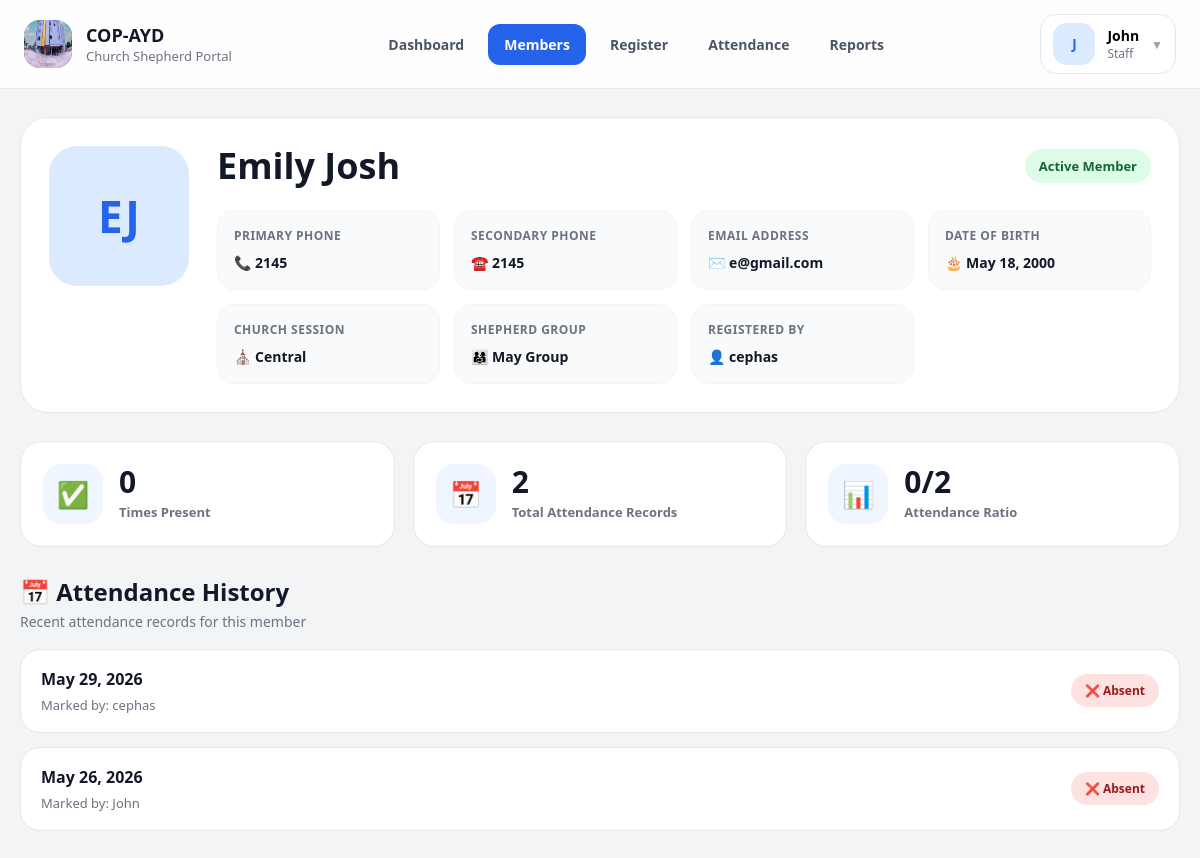
The app's page /member/3/ (signed in) with its own data.
### members/models.py (models this page shows, shortened)
class Member(models.Model):
    first_name = models.CharField(max_length=100)
    last_name = models.CharField(max_length=100)
    date_of_birth = models.DateField()
    primary_phone = models.CharField(max_length=20)
    secondary_phone = models.CharField(
        max_length=20,
        blank=True,
        null=True
    )
    email = models.EmailField(blank=True, null=True)
    image = models.ImageField(
        upload_to='profiles/',
        blank=True,
        null=True
    )
    session = models.ForeignKey(
        Session,
        on_delete=models.SET_NULL,
        null=True,
        related_name='members'
    )
    shepherd_group = models.ForeignKey(
        ShepherdGroup,
        on_delete=models.SET_NULL,
        null=True,
        related_name='members'
    )
    registered_by = models.ForeignKey(
        User,
        on_delete=models.SET_NULL,
        null=True,
        related_name='registered_members'
    )
    updated_by = models.ForeignKey(
        User,
        on_delete=models.SET_NULL,
        null=True,
        blank=True,
        related_name='updated_members'
    )
    created_at = models.DateTimeField(auto_now_add=True)
    updated_at = models.DateTimeField(auto_now=True)
    is_active = models.BooleanField(default=True)

class Session(models.Model):
    SESSION_CHOICES = [
        ('central', 'Central'),
        ('english', 'English'),
    ]
    name = models.CharField(
        max_length=20,
        choices=SESSION_CHOICES,
        unique=True
    )

class ShepherdGroup(models.Model):
    MONTH_CHOICES = [
        (1, 'January'),
        (2, 'February'),
        (3, 'March'),
        (4, 'April'),
        (5, 'May'),
        (6, 'June'),
        (7, 'July'),
        (8, 'August'),
        (9, 'September'),
        (10, 'October'),
        (11, 'November'),
        (12, 'December'),
    ]
    name = models.CharField(max_length=100)
    birth_month = models.IntegerField(choices=MONTH_CHOICES)
    session = models.ForeignKey(
        Session,
        on_delete=models.CASCADE,
        related_name='groups'
    )

class Attendance(models.Model):
    member = models.ForeignKey(
        Member,
        on_delete=models.CASCADE,
        related_name='attendance_records'
    )
    date = models.DateField(auto_now_add=True)
    present = models.BooleanField(default=True)
    marked_by = models.ForeignKey(
        User,
        on_delete=models.SET_NULL,
        null=True,
        related_name='marked_attendance'
    )
    marked_at = models.DateTimeField(auto_now_add=True)
    class Meta:
        unique_together = ('member', 'date')

### members/views.py (the view)
# urls.py: path('member/<int:member_id>/', member_detail, name='member_detail'),
@login_required
def member_detail(request, member_id):
    members = get_accessible_members(request.user)
    member = get_object_or_404(
        members,
        id=member_id
    )
    attendance = Attendance.objects.filter(
        member=member
    ).order_by('-date')
    total_present = attendance.filter(
        present=True
    ).count()
    total_records = attendance.count()
    context = {
        'member': member,
        'attendance': attendance,
        'total_present': total_present,
        'total_records': total_records
    }
    html = render_to_string(
        'members/partials/member_detail_content.html',
        context,
        request=request
    )
    if request.headers.get('X-Requested-With') == 'XMLHttpRequest':
        return HttpResponse(html)
    return render(
        request,
        'members/member_detail.html',
        context
    )

### members/templates/members/partials/member_detail_content.html (shortened to what this page needs)
{% load custom_tags %}
<div class="member-detail-page">
    <div class="member-hero-card">
        <div class="member-hero-main">
            <div class="member-hero-avatar-wrapper">
                {% if member.image %}
                    <img src="{{ member.image.url }}"
                         class="member-hero-avatar"
                         alt="{{ member.first_name }}">
                {% else %}
                    <div class="member-hero-avatar member-hero-avatar-placeholder">
                        {{ member.first_name|first }}{{ member.last_name|first }}
                    </div>
                {% endif %}
            </div>
            <div class="member-hero-info">
                <div class="member-hero-top">
                    <h1 class="member-hero-name">
                        {{ member.first_name }} {{ member.last_name }}
                    </h1>
                    <span class="member-active-badge">
                        Active Member
                    </span>
                </div>
                <div class="member-hero-meta-grid">
                    {% if member.primary_phone %}
                    <div class="member-hero-meta-card">
                        <div class="member-hero-meta-label">
                            Primary Phone
                        </div>
                        <div class="member-hero-meta-value">
                            📞 {{ member.primary_phone }}
                        </div>
                    </div>
                    {% endif %}
                    {% if member.secondary_phone %}
                    <div class="member-hero-meta-card">
                        <div class="member-hero-meta-label">
                            Secondary Phone
                        </div>
                        <div class="member-hero-meta-value">
                            ☎️ {{ member.secondary_phone }}
                        </div>
                    </div>
                    {% endif %}
                    {% if member.email %}
                    <div class="member-hero-meta-card">
                        <div class="member-hero-meta-label">
                            Email Address
                        </div>
                        <div class="member-hero-meta-value">
                            ✉️ {{ member.email }}
                        </div>
                    </div>
                    {% endif %}
                    {% if member.date_of_birth %}
                    <div class="member-hero-meta-card">
                        <div class="member-hero-meta-label">
                            Date of Birth
                        </div>
                        <div class="member-hero-meta-value">
                            🎂 {{ member.date_of_birth }}
                        </div>
                    </div>
                    {% endif %}
                    {% if member.session %}
                    <div class="member-hero-meta-card">
                        <div class="member-hero-meta-label">
                            Church Session
                        </div>
                        <div class="member-hero-meta-value">
                            ⛪ {{ member.session.name | capfirst  }}
                        </div>
                    </div>
                    {% endif %}
                    {% if member.shepherd_group %}
                    <div class="member-hero-meta-card">
                        <div class="member-hero-meta-label">
                            Shepherd Group
                        </div>
                        <div class="member-hero-meta-value">
                            👨‍👩‍👧 {{ member.shepherd_group.name }}
                        </div>
                    </div>
                    {% endif %}
                    {% if member.registered_by %}
                    <div class="member-hero-meta-card">
                        <div class="member-hero-meta-label">
                            Registered By
                        </div>
                        <div class="member-hero-meta-value">
                            👤 {{ member.registered_by.username }}
                        </div>
                    </div>
                    {% endif %}
                </div>
            </div>
        </div>
    </div>
    <div class="member-stats-grid">
        <div class="member-stat-card">
            <div class="member-stat-icon">
                ✅
            </div>
            <div class="member-stat-content">
                <div class="member-stat-number">
                    {{ total_present }}
                </div>
                <div class="member-stat-label">
                    Times Present
                </div>
            </div>
        </div>
        <div class="member-stat-card">
            <div class="member-stat-icon">
                📅
            </div>
            <div class="member-stat-content">
                <div class="member-stat-number">
                    {{ total_records }}
                </div>
                <div class="member-stat-label">
                    Total Attendance Records
                </div>
            </div>
        </div>
        <div class="member-stat-card">
            <div class="member-stat-icon">
                📊
            </div>
            <div class="member-stat-content">
                <div class="member-stat-number">
                    {% if total_records > 0 %}
                        {{ total_present|floatformat:0 }}/{{ total_records }}
                    {% else %}
                        0
                    {% endif %}
                </div>
                <div class="member-stat-label">
                    Attendance Ratio
                </div>
            </div>
        </div>
    </div>
    <div class="member-history-section">
        <div class="section-header">
            <div>
                <h2 class="section-title">
                    📅 Attendance History
                </h2>
                <p class="section-subtitle">
                    Recent attendance records for this member
                </p>
            </div>
        </div>
        <div class="attendance-history-list">
            {% for record in attendance %}
            <div class="attendance-history-card">
                <div class="attendance-history-main">
                    <div class="attendance-history-date">
                        {{ record.date }}
                    </div>
                    {% if record.marked_by %}
                    <div class="attendance-history-meta">
                        Marked by:
                        {{ record.marked_by.username }}
                    </div>
                    {% endif %}
                </div>
                <div class="attendance-history-status">
                    {% if record.present %}
                        <span class="attendance-status success">
                            ✅ Present
                        </span>
                    {% else %}
                        <span class="attendance-status danger">
                            ❌ Absent
                        </span>
                    {% endif %}
                </div>
            </div>
            {% endfor %}
        </div>
    </div>
</div>

### members/templates/members/base.html (shortened to what this page needs)
{% load static %}
<!DOCTYPE html>
<html lang="en">
<head>
    <link rel="stylesheet"
        href="{% static 'members/css/base.css' %}">
    <link rel="stylesheet"
        href="{% static 'members/css/layout.css' %}">
    <link rel="stylesheet"
        href="{% static 'members/css/components.css' %}">
    <link rel="stylesheet"
        href="{% static 'members/css/mobile.css' %}">
    <link rel="stylesheet"
        href="{% static 'members/css/dashboard.css' %}">
    <link rel="stylesheet"
        href="{% static 'members/css/attendance.css' %}">
    <link rel="stylesheet"
        href="{% static 'members/css/member_list.css' %}">
    <link rel="stylesheet"
        href="{% static 'members/css/member_inner.css' %}">
    <link rel="stylesheet"
        href="{% static 'members/css/member_detail.css' %}">
    <link rel="stylesheet"
        href="{% static 'members/css/register.css' %}">
    <link rel="stylesheet"
        href="{% static 'members/css/report.css' %}">
    <link rel="stylesheet"
        href="{% static 'members/css/login.css' %}">
</head>
<body>
{% if request.user.is_authenticated %}
<header class="app-header">
    <div class="app-header-inner">
        <div class="app-header-left">
            <a href="/"
               class="app-brand">
                <div class="app-brand-icon">
                    <img src="{% static 'members/imgs/church-logo.jpg' %}" alt="Logo">
                </div>
                <div class="app-brand-content">
                    <span class="app-brand-title">
                        COP-AYD
                    </span>
                    <span class="app-brand-subtitle">
                        Church Shepherd Portal
                    </span>
                </div>
            </a>
        </div>
        <nav class="app-nav">
            <a href="/"
            class="app-nav-link">
                Dashboard
            </a>
            <a href="/members/"
            class="app-nav-link">
                Members
            </a>
            <a href="/register/"
            class="app-nav-link">
                Register
            </a>
            <a href="/attendance/"
            class="app-nav-link">
                Attendance
            </a>
            <a href="/reports/"
            class="app-nav-link">
                Reports
            </a>
        </nav>
        <div class="app-user-dropdown">
            <button type="button"
                    class="app-user-trigger"
                    onclick="toggleUserMenu()">
                <div class="app-user-avatar">
                    {{ request.user.username|first|upper }}
                </div>
                <div class="app-user-meta">
                    <span class="app-user-name">
                        {{ request.user.username }}
                    </span>
                    <span class="app-user-role">
                        {% if request.user.is_superuser %}
                            Administrator
                        {% elif request.user.is_staff %}
                            Staff
                        {% else %}
                            User
                        {% endif %}
                    </span>
                </div>
                <span class="app-user-chevron">
                    ▼
                </span>
            </button>
        </div>
    </div>
</header>
{% endif %}
<main class="app-main">
    <div class="app-container"
         id="content">
        {% block content %}
        {% endblock %}
    </div>
</main>
</body>
</html>

### records on screen
Member: first_name|first "E", last_name|first "J", first_name "Emily", last_name "Josh", primary_phone "2145", secondary_phone "2145", email "e@gmail.com", date_of_birth "May 18, 2000", session.name "Central", shepherd_group.name "May Group", registered_by.username "cephas"
Attendance: date "May 29, 2026", marked_by.username "cephas", present "❌ Absent"
Attendance: date "May 26, 2026", marked_by.username "John", present "❌ Absent"

### other values on screen
{{ request.user.username|first|upper }} "J"
{{ request.user.username }} "John"
{{ total_present }} "0"
{{ total_records }} "2"
{{ total_present|floatformat:0 }} "0"
